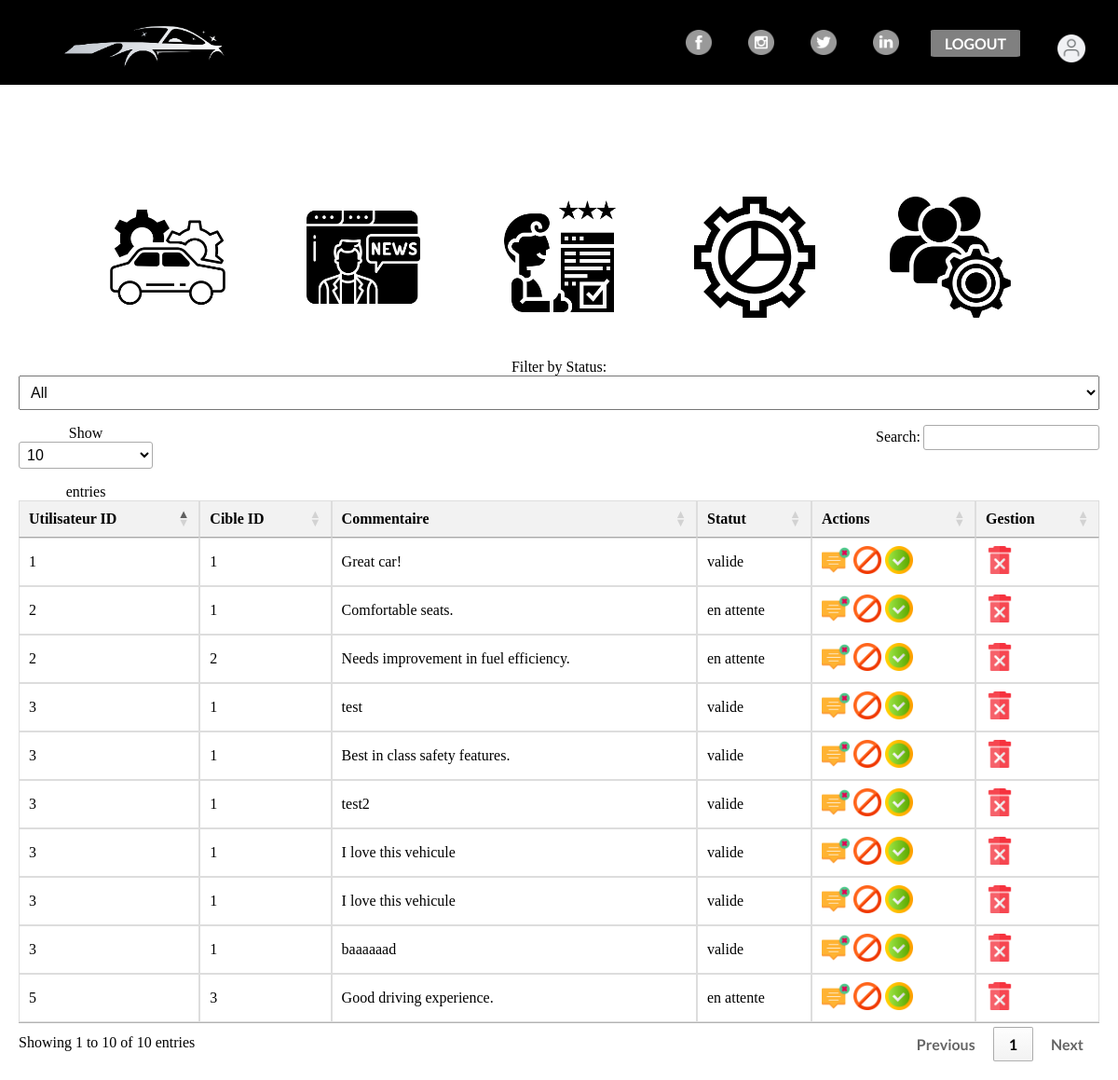
The app's page /index.php?action=admin&page=avis (signed in) with its own data.
### tables this page shows
CREATE TABLE IF NOT EXISTS `parameters` (
  `id` int NOT NULL AUTO_INCREMENT,
  `nom` varchar(255) DEFAULT NULL,
  `image_id` int DEFAULT NULL,
  `value` varchar(255) DEFAULT NULL,
  `param` int DEFAULT '0',
  PRIMARY KEY (`id`),
  KEY `image_id` (`image_id`)
);

CREATE TABLE IF NOT EXISTS `image` (
  `id` int NOT NULL AUTO_INCREMENT,
  `lien` text,
  PRIMARY KEY (`id`)
);

CREATE TABLE IF NOT EXISTS `avis` (
  `id` int NOT NULL AUTO_INCREMENT,
  `commentaire` text,
  `note` double DEFAULT NULL,
  `type` int DEFAULT NULL,
  `target_id` int DEFAULT NULL,
  `utilisateur_id` int DEFAULT NULL,
  `statut` enum('valide','refuse','en attente') DEFAULT NULL,
  PRIMARY KEY (`id`),
  KEY `utilisateur_id` (`utilisateur_id`)
);

### Controller/adminController.php (called while the page is built, shortened)
<?php
require_once('Views/adminPrincipalView.php');
require_once('Views/avisAdminView.php');
require_once 'Model/adminModel.php';
class adminController {
    public function avisAdminGenerate(){
        $v = new AvisAdminView();
        $v->avisDisplay();
    }
    public function manageLinksGenerate(){
        $v = new adminView();
        $v->manageLinks();
    }
    public function get_images_controller(){
        $mtf = new adminModel();
        $r = $mtf->get_images();
        return $r ;
    }
}
?>

### Model/adminModel.php (called while the page is built, shortened)
<?php
require_once 'connexionModel.php';
class adminModel {
    public function get_images(){
        $this->bdd = new connexion_model();
        $c = $this->bdd->connexion();
        $query = "SELECT parameters.nom, Image.lien FROM parameters
                JOIN Image ON parameters.image_id = Image.id where param=0";
        $r = $this->bdd->requete($c,$query);
        return $r ;
    }
}
?>

### Model/connexionModel.php (called while the page is built, shortened)
<?php
class connexion_model {
    public function requete($c,$r){
        $req = $c->query($r);
        return $req;
    }
}
?>

### Model/avisModel.php (called while the page is built, shortened)
<?php
require_once 'connexionModel.php';
class avisModel {
    public function get_avis_vehicule_all(){
        $this->bdd = new connexion_model();
        $c = $this->bdd->connexion();
        $query = "select * from avis where type=0";
        $r = $this->bdd->requete($c,$query);
        return $r ;
    }
}
?>

### Controller/avisController.php (called while the page is built, shortened)
<?php
require_once 'Model/avisModel.php';
class avisController {
    public function get_avis_vehicule_controller(){
        $mtf = new avisModel();
        $r = $mtf->get_avis_vehicule_all();
        return $r ;
    }
}
?>

### Views/avisAdminView.php (the view, shortened to what this page needs)
<?php
require_once('Controller/adminController.php');
require_once('Controller/avisController.php');
class AvisAdminView {
    private $admin_controller ;
    private $avisController;
    public function __construct() {
        $this->admin_controller = new adminController();
        $this->avisController = new avisController();
    }
    public function avisDisplay(){
        echo"<!DOCTYPE html>
        <html>";
        $this->admin_controller->manageLinksGenerate();
        $this->displayTable();
        echo"</body></html>";
    }
    public function displayTable(){
        $r = $this->avisController->get_avis_vehicule_controller();
        $r = $r->fetchAll(PDO::FETCH_ASSOC);
       echo "
       <div class='table-responsive table-admin'>
            <form method='post' action=''>
                <div class='form'>
                    <label for='statusFilter'>Filter by Status:</label>
                    <select name='statusFilter' id='statusFilter'>
                        <option value=''>All</option>";
        echo "</select>
                </div>
            </form>
            <table id='myTable' class='table'>
            <thead>
                <tr>
                    <th>Utilisateur ID</th>
                    <th>Cible ID</th>
                    <th>Commentaire</th>
                    <th>Statut</th>
                    <th>Actions</th>
                    <th>Gestion</th>
                </tr>
            </thead>
            <tbody>";
            $filteredRows = $r;
            foreach ($filteredRows as $row) {
                echo "
                    <tr>
                        <td>".$row['utilisateur_id']."</td>
                        <td>".$row['target_id']."</td>
                        <td>".$row['commentaire']."</td>
                        <td>".$row['statut']."</td>
                        <td>
                        <a href='index.php?action=admin&page=avis&tache=refus&id=".$row['id']."'><img src='img/refuse.png'></a>
                        <a href='index.php?action=admin&page=avis&tache=bloque&id=".$row['utilisateur_id']."'><img src='img/block.png'></a>
                        <a href='index.php?action=admin&page=avis&tache=valide&id=".$row['id']."' ><img src='img/validate.png'></a>
                    </td>
                    <td>
                        <a id='deleteLink' href='index.php?action=admin&page=avis&tache=supp&id=".$row['id']."'><img  onclick='showConfirmation()'  src='img/delete.png'></a>
                    </td>
                    </tr>";
            }
            echo "
            </tbody>
            </table></div>";
    }
}
?>

### Views/adminPrincipalView.php (shortened to what this page needs)
<?php
require_once('Controller/adminController.php');
class adminView {
    private $admin_controller ;
    public function __construct() {
        $this->admin_controller = new adminController();
    }
    public function manageLinks(){
        echo"<div class='manage-links'>";
        $r = $this->admin_controller->get_images_controller();
        $r = $r->fetchAll(PDO::FETCH_ASSOC);
        foreach($r as $row){
            echo  '<a href="index.php?action=admin&page='.$row["nom"].'"><img src='.$row["lien"].' ></a>';
        }
        echo"</div>";
    }
}
?>

### style.css (style rules this page uses)
* { box-sizing: border-box; }
a { text-decoration: none; font-family: Lato; font-weight: bold; }
.comp-results th, td { border: 1px solid #dddddd; text-align: center; padding: 10px; }
select { padding: 10px; font-size: 16px; }
.manage-links a img { margin: 20px 40px 20px 40px; display: inline-block; height: 130px; width: 130px; }
.manage-links { margin-top: 100px; margin-bottom: 20px; text-align: center; }
.table-admin { margin: 20px; text-align: center; }
.table-admin table { border-collapse: collapse; width: 100%; }
.table-admin th, td { border: 1px solid #ddd; padding: 8px; }
.table-admin td { text-align: left; }
.table-admin th { text-align: center; background-color: #f2f2f2; }
.table-admin img { height: 80px; width: 120px; }
#myTable td a img { height: 30px; width: 30px; }
.ajout-container input, select { width: 100%; padding: 8px; margin-bottom: 16px; box-sizing: border-box; }

### records on screen
parameters: image.lien (picture)
parameters: image.lien (picture)
parameters: image.lien (picture)
parameters: image.lien (picture)
parameters: image.lien (placeholder picture)
avis: utilisateur "3", target "1", commentaire "test", statut "valide"
avis: utilisateur "2", target "1", commentaire "Comfortable seats.", statut "en attente"
avis: utilisateur "3", target "1", commentaire "Best in class safety features.", statut "valide"
avis: utilisateur "1", target "1", commentaire "Great car!", statut "valide"
avis: utilisateur "5", target "3", commentaire "Good driving experience.", statut "en attente"
avis: utilisateur "3", target "1", commentaire "test2", statut "valide"
avis: utilisateur "2", target "2", commentaire "Needs improvement in fuel efficiency.", statut "en attente"
avis: utilisateur "3", target "1", commentaire "I love this vehicule", statut "valide"
avis: utilisateur "3", target "1", commentaire "I love this vehicule", statut "valide"
avis: utilisateur "3", target "1", commentaire "baaaaaad", statut "valide"
